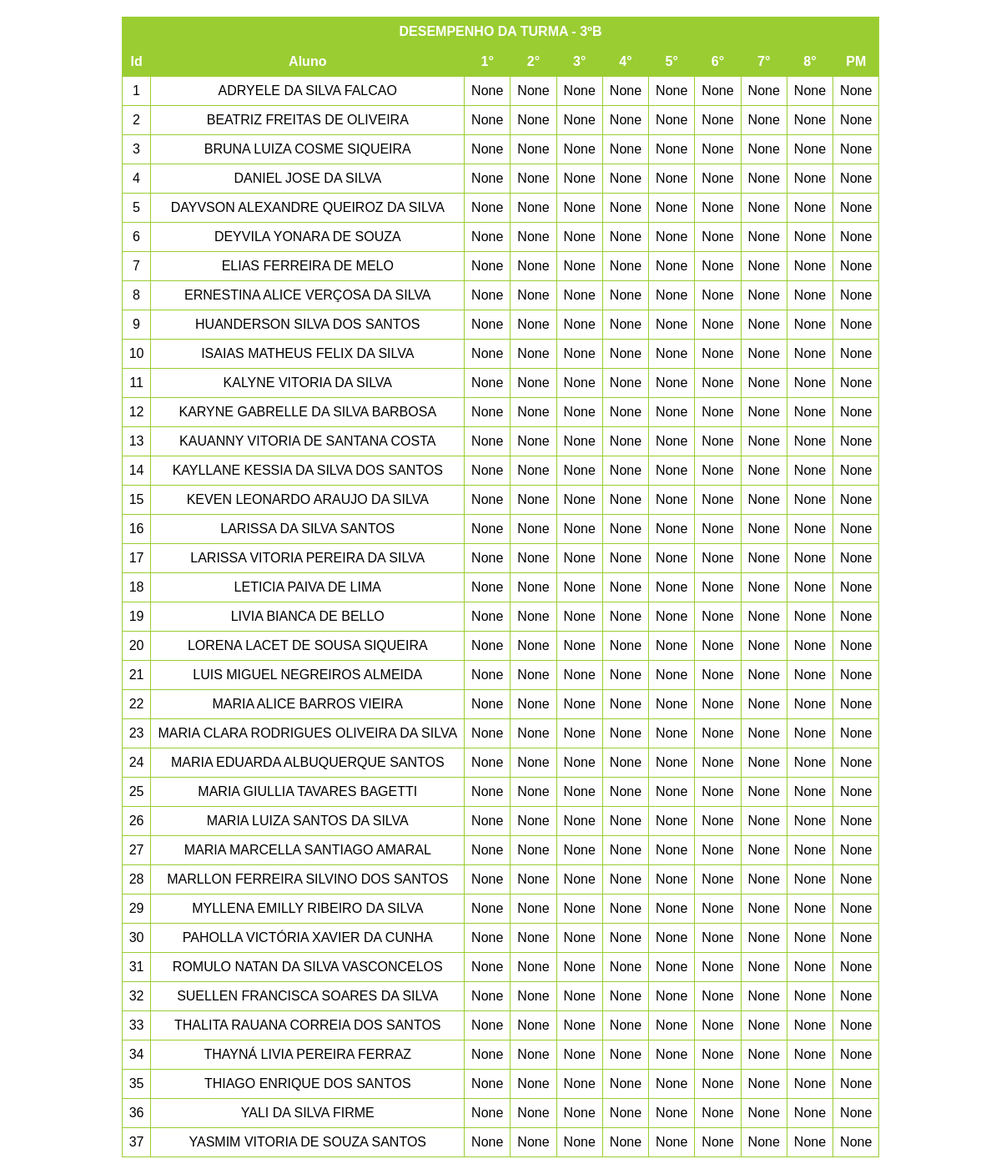
Screenshot of /3ºB with the database file from the repository.
### main.py (models this page shows)
class Terceiro_B(db.Model):
    __tablename__ = 'Terceiro_B'

### main.py (the view)
@app.route('/<class_name>')
def class_page(class_name):
    turma_selecionada = selecionar_turma(class_name)
    resultados_class_page = (db.session.query(turma_selecionada.id, turma_selecionada.nome, turma_selecionada.prova1,
                                              turma_selecionada.prova2, turma_selecionada.prova3,
                                              turma_selecionada.prova4,
                                              turma_selecionada.prova5, turma_selecionada.prova6,
                                              turma_selecionada.prova7,
                                              turma_selecionada.prova8, turma_selecionada.pm).all())
    lista_de_provas = []
    for i in range(1, 9):
        atributo = getattr(turma_selecionada, f"prova{i}")
        dados = db.session.query(atributo).all()
        notas_validas = [nota[0] for nota in dados if nota[0] is not None]
        if notas_validas:
            media = round(np.mean(notas_validas), 2)
            mediana = np.median(notas_validas)
            moda = int(mode(notas_validas)[0])
            desvio = round(np.std(notas_validas), 2)
            lista_prova = [media, mediana, moda, desvio]
            lista_de_provas.append(lista_prova)
        else:
            pass
    tamanho = len(lista_de_provas)
    return render_template('class_page.html', class_name=class_name, data=resultados_class_page,
                           estatisticas=lista_de_provas, tamanho=tamanho)

### main.py (called while the page is built)
def selecionar_turma(valor):
    if valor == 'a' or valor == '3ºA':
        return lista_turmas_db[0]
    elif valor == 'b' or valor == '3ºB':
        return lista_turmas_db[1]
    elif valor == 'c' or valor == '3ºC':
        return lista_turmas_db[2]
    elif valor == 'd' or valor == '1ºD':
        return lista_turmas_db[3]

### templates/class_page.html (shortened to what this page needs)
<!DOCTYPE html>
<html lang="en">
<head>
    <link rel="stylesheet" href="/static/styles.css">
</head>
<body>
<div class="menu">
    <table id="desempenho">
        <tr>
            <th>DESEMPENHO DA TURMA - {{ class_name }}</th>
        </tr>
    </table>
    <table>
            <tr>
                <th>Id</th>
                <th>Aluno</th>
                <th>1°</th>
                <th>2°</th>
                <th>3°</th>
                <th>4°</th>
                <th>5°</th>
                <th>6°</th>
                <th>7°</th>
                <th>8°</th>
                <th>PM</th>
            </tr>
            {% for row in data %}
                <tr>
                    <td>{{ row.id }}</td>
                    <td>{{ row.nome }}</td>
                    <td>{{ row.prova1 }}</td>
                    <td>{{ row.prova2 }}</td>
                    <td>{{ row.prova3 }}</td>
                    <td>{{ row.prova4 }}</td>
                    <td>{{ row.prova5 }}</td>
                    <td>{{ row.prova6 }}</td>
                    <td>{{ row.prova7 }}</td>
                    <td>{{ row.prova8 }}</td>
                    <td>{{ row.pm }}</td>
                </tr>
            {% endfor %}
        </table>
</div>
</body>
</html>

### static/styles.css (style rules this page uses)
.menu { margin: 20px; display: flex; flex-direction: column; align-items: center; justify-content: flex-start; }
table { border-collapse: collapse; width: 100%; background-color: rgba(255, 255, 255, 1); }
th, td { border: 1px solid yellowgreen; padding: 8px; text-align: center; }
th { background-color: yellowgreen; color: white; }
body { margin: 0; padding: 0; font-family: Arial, sans-serif; display: flex; align-items: center; justify-content: center; min-height: 100vh; position: relative; overflow: hidden; overflow-y: auto; }
body::before { content: ''; position: fixed; top: 0; left: 0; width: 100%; height: 100%; background: url('/static/4428.jpg') center center fixed; background-size: cover; opacity: 0.3; z-index: -1; }

### rows the page displays
Terceiro_B: id "1", nome "ADRYELE DA SILVA FALCAO", prova1 "None", prova2 "None", prova3 "None", prova4 "None", prova5 "None", prova6 "None", prova7 "None", prova8 "None", pm "None"
Terceiro_B: id "2", nome "BEATRIZ FREITAS DE OLIVEIRA", prova1 "None", prova2 "None", prova3 "None", prova4 "None", prova5 "None", prova6 "None", prova7 "None", prova8 "None", pm "None"
Terceiro_B: id "3", nome "BRUNA LUIZA COSME SIQUEIRA", prova1 "None", prova2 "None", prova3 "None", prova4 "None", prova5 "None", prova6 "None", prova7 "None", prova8 "None", pm "None"
Terceiro_B: id "4", nome "DANIEL JOSE DA SILVA", prova1 "None", prova2 "None", prova3 "None", prova4 "None", prova5 "None", prova6 "None", prova7 "None", prova8 "None", pm "None"
Terceiro_B: id "5", nome "DAYVSON ALEXANDRE QUEIROZ DA SILVA", prova1 "None", prova2 "None", prova3 "None", prova4 "None", prova5 "None", prova6 "None", prova7 "None", prova8 "None", pm "None"
Terceiro_B: id "6", nome "DEYVILA YONARA DE SOUZA", prova1 "None", prova2 "None", prova3 "None", prova4 "None", prova5 "None", prova6 "None", prova7 "None", prova8 "None", pm "None"
Terceiro_B: id "7", nome "ELIAS FERREIRA DE MELO", prova1 "None", prova2 "None", prova3 "None", prova4 "None", prova5 "None", prova6 "None", prova7 "None", prova8 "None", pm "None"
Terceiro_B: id "8", nome "ERNESTINA ALICE VERÇOSA DA SILVA", prova1 "None", prova2 "None", prova3 "None", prova4 "None", prova5 "None", prova6 "None", prova7 "None", prova8 "None", pm "None"
Terceiro_B: id "9", nome "HUANDERSON SILVA DOS SANTOS", prova1 "None", prova2 "None", prova3 "None", prova4 "None", prova5 "None", prova6 "None", prova7 "None", prova8 "None", pm "None"
Terceiro_B: id "10", nome "ISAIAS MATHEUS FELIX DA SILVA", prova1 "None", prova2 "None", prova3 "None", prova4 "None", prova5 "None", prova6 "None", prova7 "None", prova8 "None", pm "None"
Terceiro_B: id "11", nome "KALYNE VITORIA DA SILVA", prova1 "None", prova2 "None", prova3 "None", prova4 "None", prova5 "None", prova6 "None", prova7 "None", prova8 "None", pm "None"
Terceiro_B: id "12", nome "KARYNE GABRELLE DA SILVA BARBOSA", prova1 "None", prova2 "None", prova3 "None", prova4 "None", prova5 "None", prova6 "None", prova7 "None", prova8 "None", pm "None"
Terceiro_B: id "13", nome "KAUANNY VITORIA DE SANTANA COSTA", prova1 "None", prova2 "None", prova3 "None", prova4 "None", prova5 "None", prova6 "None", prova7 "None", prova8 "None", pm "None"
Terceiro_B: id "14", nome "KAYLLANE KESSIA DA SILVA DOS SANTOS", prova1 "None", prova2 "None", prova3 "None", prova4 "None", prova5 "None", prova6 "None", prova7 "None", prova8 "None", pm "None"
Terceiro_B: id "15", nome "KEVEN LEONARDO ARAUJO DA SILVA", prova1 "None", prova2 "None", prova3 "None", prova4 "None", prova5 "None", prova6 "None", prova7 "None", prova8 "None", pm "None"
Terceiro_B: id "16", nome "LARISSA DA SILVA SANTOS", prova1 "None", prova2 "None", prova3 "None", prova4 "None", prova5 "None", prova6 "None", prova7 "None", prova8 "None", pm "None"
Terceiro_B: id "17", nome "LARISSA VITORIA PEREIRA DA SILVA", prova1 "None", prova2 "None", prova3 "None", prova4 "None", prova5 "None", prova6 "None", prova7 "None", prova8 "None", pm "None"
Terceiro_B: id "18", nome "LETICIA PAIVA DE LIMA", prova1 "None", prova2 "None", prova3 "None", prova4 "None", prova5 "None", prova6 "None", prova7 "None", prova8 "None", pm "None"
Terceiro_B: id "19", nome "LIVIA BIANCA DE BELLO", prova1 "None", prova2 "None", prova3 "None", prova4 "None", prova5 "None", prova6 "None", prova7 "None", prova8 "None", pm "None"
Terceiro_B: id "20", nome "LORENA LACET DE SOUSA SIQUEIRA", prova1 "None", prova2 "None", prova3 "None", prova4 "None", prova5 "None", prova6 "None", prova7 "None", prova8 "None", pm "None"
Terceiro_B: id "21", nome "LUIS MIGUEL NEGREIROS ALMEIDA", prova1 "None", prova2 "None", prova3 "None", prova4 "None", prova5 "None", prova6 "None", prova7 "None", prova8 "None", pm "None"
Terceiro_B: id "22", nome "MARIA ALICE BARROS VIEIRA", prova1 "None", prova2 "None", prova3 "None", prova4 "None", prova5 "None", prova6 "None", prova7 "None", prova8 "None", pm "None"
Terceiro_B: id "23", nome "MARIA CLARA RODRIGUES OLIVEIRA DA SILVA", prova1 "None", prova2 "None", prova3 "None", prova4 "None", prova5 "None", prova6 "None", prova7 "None", prova8 "None", pm "None"
Terceiro_B: id "24", nome "MARIA EDUARDA ALBUQUERQUE SANTOS", prova1 "None", prova2 "None", prova3 "None", prova4 "None", prova5 "None", prova6 "None", prova7 "None", prova8 "None", pm "None"
Terceiro_B: id "25", nome "MARIA GIULLIA TAVARES BAGETTI", prova1 "None", prova2 "None", prova3 "None", prova4 "None", prova5 "None", prova6 "None", prova7 "None", prova8 "None", pm "None"
Terceiro_B: id "26", nome "MARIA LUIZA SANTOS DA SILVA", prova1 "None", prova2 "None", prova3 "None", prova4 "None", prova5 "None", prova6 "None", prova7 "None", prova8 "None", pm "None"
Terceiro_B: id "27", nome "MARIA MARCELLA SANTIAGO AMARAL", prova1 "None", prova2 "None", prova3 "None", prova4 "None", prova5 "None", prova6 "None", prova7 "None", prova8 "None", pm "None"
Terceiro_B: id "28", nome "MARLLON FERREIRA SILVINO DOS SANTOS", prova1 "None", prova2 "None", prova3 "None", prova4 "None", prova5 "None", prova6 "None", prova7 "None", prova8 "None", pm "None"
Terceiro_B: id "29", nome "MYLLENA EMILLY RIBEIRO DA SILVA", prova1 "None", prova2 "None", prova3 "None", prova4 "None", prova5 "None", prova6 "None", prova7 "None", prova8 "None", pm "None"
Terceiro_B: id "30", nome "PAHOLLA VICTÓRIA XAVIER DA CUNHA", prova1 "None", prova2 "None", prova3 "None", prova4 "None", prova5 "None", prova6 "None", prova7 "None", prova8 "None", pm "None"
Terceiro_B: id "31", nome "ROMULO NATAN DA SILVA VASCONCELOS", prova1 "None", prova2 "None", prova3 "None", prova4 "None", prova5 "None", prova6 "None", prova7 "None", prova8 "None", pm "None"
Terceiro_B: id "32", nome "SUELLEN FRANCISCA SOARES DA SILVA", prova1 "None", prova2 "None", prova3 "None", prova4 "None", prova5 "None", prova6 "None", prova7 "None", prova8 "None", pm "None"
Terceiro_B: id "33", nome "THALITA RAUANA CORREIA DOS SANTOS", prova1 "None", prova2 "None", prova3 "None", prova4 "None", prova5 "None", prova6 "None", prova7 "None", prova8 "None", pm "None"
Terceiro_B: id "34", nome "THAYNÁ LIVIA PEREIRA FERRAZ", prova1 "None", prova2 "None", prova3 "None", prova4 "None", prova5 "None", prova6 "None", prova7 "None", prova8 "None", pm "None"
Terceiro_B: id "35", nome "THIAGO ENRIQUE DOS SANTOS", prova1 "None", prova2 "None", prova3 "None", prova4 "None", prova5 "None", prova6 "None", prova7 "None", prova8 "None", pm "None"
Terceiro_B: id "36", nome "YALI DA SILVA FIRME", prova1 "None", prova2 "None", prova3 "None", prova4 "None", prova5 "None", prova6 "None", prova7 "None", prova8 "None", pm "None"
Terceiro_B: id "37", nome "YASMIM VITORIA DE SOUZA SANTOS", prova1 "None", prova2 "None", prova3 "None", prova4 "None", prova5 "None", prova6 "None", prova7 "None", prova8 "None", pm "None"

### other values shown
{{ class_name }} "3ºB"
